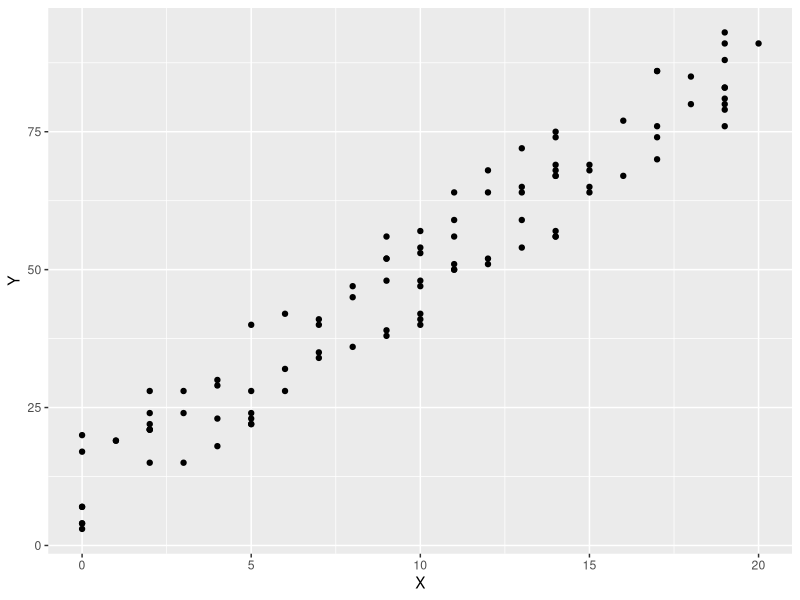

Write R code to recreate this figure.
## ---- chunk 1
library(tidyverse)
library(readxl)
dat<-read_excel("latihan.xlsx")
ggplot(data=dat,aes(x=X,y=Y))+
  geom_point()
